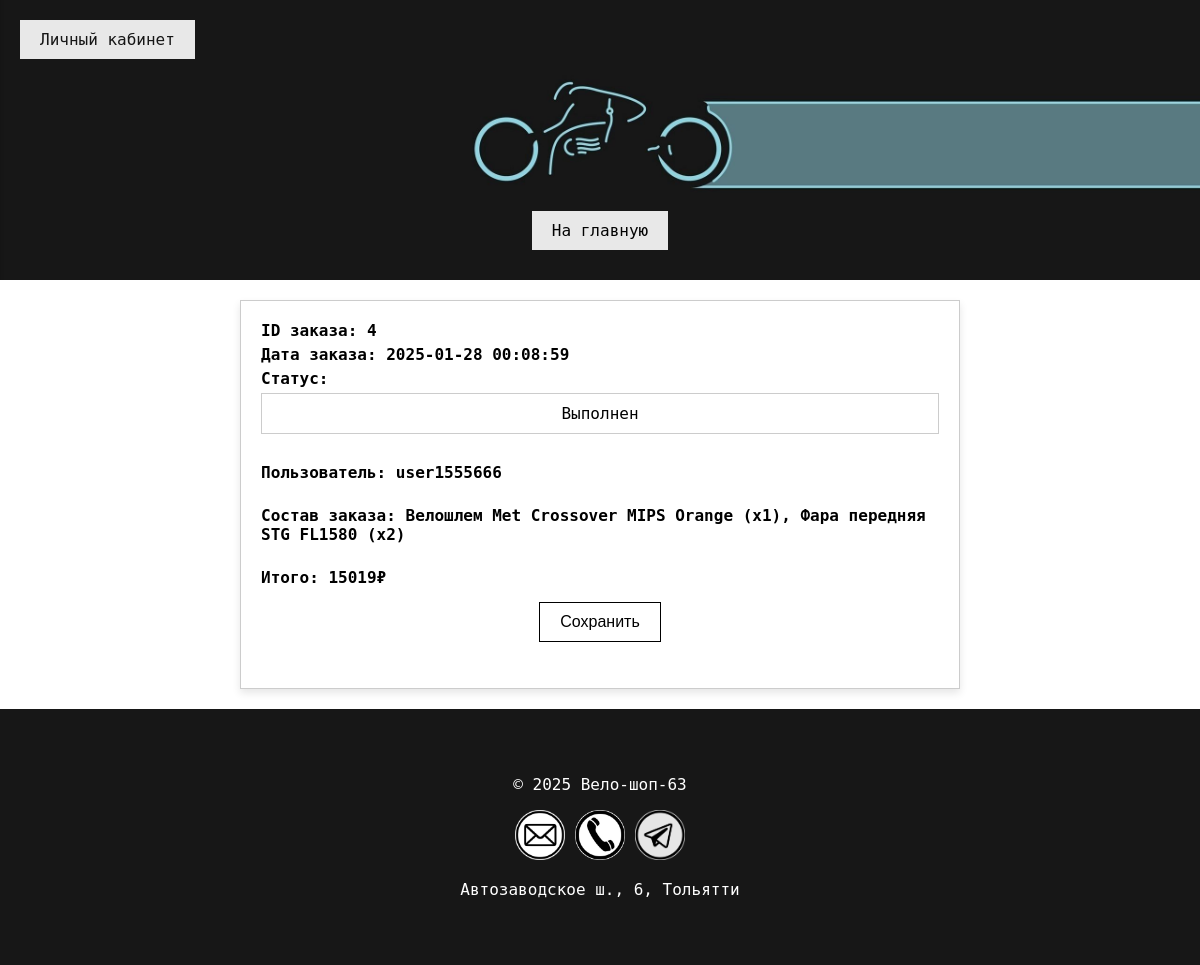
Page /edit_order/4 on the committed database.
### tables this page shows
CREATE TABLE orders (id_order INTEGER PRIMARY KEY AUTOINCREMENT NOT NULL, id_user INTEGER NOT NULL REFERENCES users (id_user) ON DELETE CASCADE ON UPDATE CASCADE, order_details TEXT, amount INTEGER, date_order TEXT, id_status INTEGER REFERENCES statuses (id_status) ON DELETE NO ACTION ON UPDATE NO ACTION);

CREATE TABLE statuses (id_status INTEGER PRIMARY KEY AUTOINCREMENT NOT NULL, name TEXT NOT NULL);

CREATE TABLE users (id_user INTEGER PRIMARY KEY AUTOINCREMENT NOT NULL, login TEXT NOT NULL UNIQUE, password TEXT NOT NULL, email TEXT, phone TEXT, name TEXT, role TEXT);

### app.py (the view, shortened to what this page needs)
@application.route('/edit_order/<int:id_order>', methods=['GET', 'POST'])
def view_edit_order(id_order):
    conn = get_db_connection()
    order = conn.execute('''SELECT orders.*, users.login, statuses.name as status FROM orders JOIN users ON orders.id_user = users.id_user JOIN statuses ON orders.id_status = statuses.id_status WHERE id_order = ?''', (id_order,)).fetchone()
    statuses = conn.execute('SELECT * FROM statuses').fetchall()
    conn.close()
    current_year = datetime.now().year
    return render_template('edit_order.html', order=order, current_year=current_year, statuses=statuses)

### app.py (called while the page is built)
def get_db_connection():
    conn = sqlite3.connect('VeloShop.db')
    conn.row_factory = sqlite3.Row  # Чтобы можно было обращаться к полям по имени
    return conn

### templates/edit_order.html (shortened to what this page needs)
<html lang="ru">
<head>
    <link rel="stylesheet" href="{{ url_for('static', filename='css/styles.css') }}">
    <link rel="stylesheet" href="https://cdnjs.cloudflare.com/ajax/libs/animate.css/4.1.1/animate.min.css"/>
</head>
<body>
    <header>
        <a href="/" class="main-button">На главную</a>
    </header>
    <a href="/sign_in" class="admin-button">
        <span>Личный кабинет</span>
    </a>
    <main class="main-edit-order">
        <form action="/edit_order/{{ order.id_order }}" method="POST" enctype="multipart/form-data">
            <label for="id">ID заказа: {{order.id_order}}</label>
            <label for="date_order">Дата заказа: {{order.date_order}}</label>
            <label for="status">Статус:</label>
            <div class="custom-select">
                <div class="select-selected">{{order.status}}</div>
            </div><br><br>
            <label for="user">Пользователь: {{order.login}}</label><br>
            <label for="order_details">Состав заказа: {{order.order_details}}</label><br>
            <label for="amount">Итого: {{order.amount}}₽</label>
            <button class="edit-order" type="submit">Сохранить</button>
        </form>
    </main>
    <footer>
        <p>© {{ current_year }} Вело-шоп-63</p>
        <div class="contacts">
            <a href="mailto:info@veloshop63.com"><img src="/images/email-icon.png" alt="Почта" width="50"></a>
            <a href="tel:+7986533688"><img src="/images/phone-icon.png" alt="Телефон" width="50"></a>
            <a href="https://t.me/veloshop63"><img src="/images/tg-icon.png" alt="Телеграмм" width="50"></a>
            <p>Автозаводское ш., 6, Тольятти</p>
        </div>
    </footer>
</body>
</html>

### static/css/styles.css (style rules this page uses)
* { box-sizing: border-box; }
body { font-family: 'DejaVu Sans Mono', monospace; height: 100%; margin: 0; padding: 0; display: flex; flex-direction: column; min-height: 100vh; }
header { background-image: url(/../images/header.jpg); background-size: cover; background-position: center; min-height: 300px; display: flex; flex-direction: column; justify-content: flex-end; align-items: center; margin: 0; padding: 0; text-align: center; padding: 30px 0; opacity: 0; transform: translateY(-20px); animation: fadeIn 0.8s ease-in-out forwards; }
.admin-button, .exit-button { position: fixed; top: 20px; left: 20px; background-color: white; color: #171717; padding: 10px 20px; border: none; cursor: pointer; z-index: 1000; display: flex; align-items: center; opacity: 0.9; text-decoration: none; }
a { text-decoration: none; color: #171717; }
main { flex: 1; text-align: center; padding: 20px; }
.add-to-cart, .add-product, .sign-in, .sign-up, .add-category, .edit-user, .edit-product, .edit-category, .edit-order, .filter-button, .reset-filter-button, .alphabet-sorting-button, .price-sorting-button { background-color: white; color: black; border: 1px solid black; padding: 10px 20px; font-size: 16px; cursor: pointer; transition: background-color 0.3s; margin: 10px; }
.main-add-product, .login-container, .main-personal-account, .main-admin, .admin-main-category, .main-edit-user, .main-edit-product, .main-edit-category, .main-edit-order { width: 60%; align-items: center; text-align: center; margin: 0 auto; border: 1px solid #ccc; box-shadow: 0 4px 8px rgba(0, 0, 0, 0.1); }
.main-edit-user, .main-edit-product, .main-edit-category, .main-edit-order { margin-bottom: 20px; }
.login-container label, .main-edit-order label { align-items: left; text-align: left; }
label { display: block; margin-bottom: 5px; font-weight: bold; }
.custom-select { position: relative; display: inline-block; width: 100%; margin-bottom: 10px; }
.select-selected { background-color: #ffffff; padding: 10px; border: 1px solid #ccc; cursor: pointer; }
.main-button { background-color: white; color: black; padding: 10px 20px; border: none; cursor: pointer; opacity: 0.9; text-decoration: none; }
footer { text-align: center; background-color: #171717; padding: 50px 0; z-index: 999; }
footer p, footer ul, footer a { color: white; }

### rows in the picture
orders: id_order "4", date_order "2025-01-28 00:08:59", order_details "Велошлем Met Crossover MIPS Orange (x1), Фара передняя STG FL1580 (x2)", amount "15019"
statuses: status "Выполнен"
users: login "user1555666"
